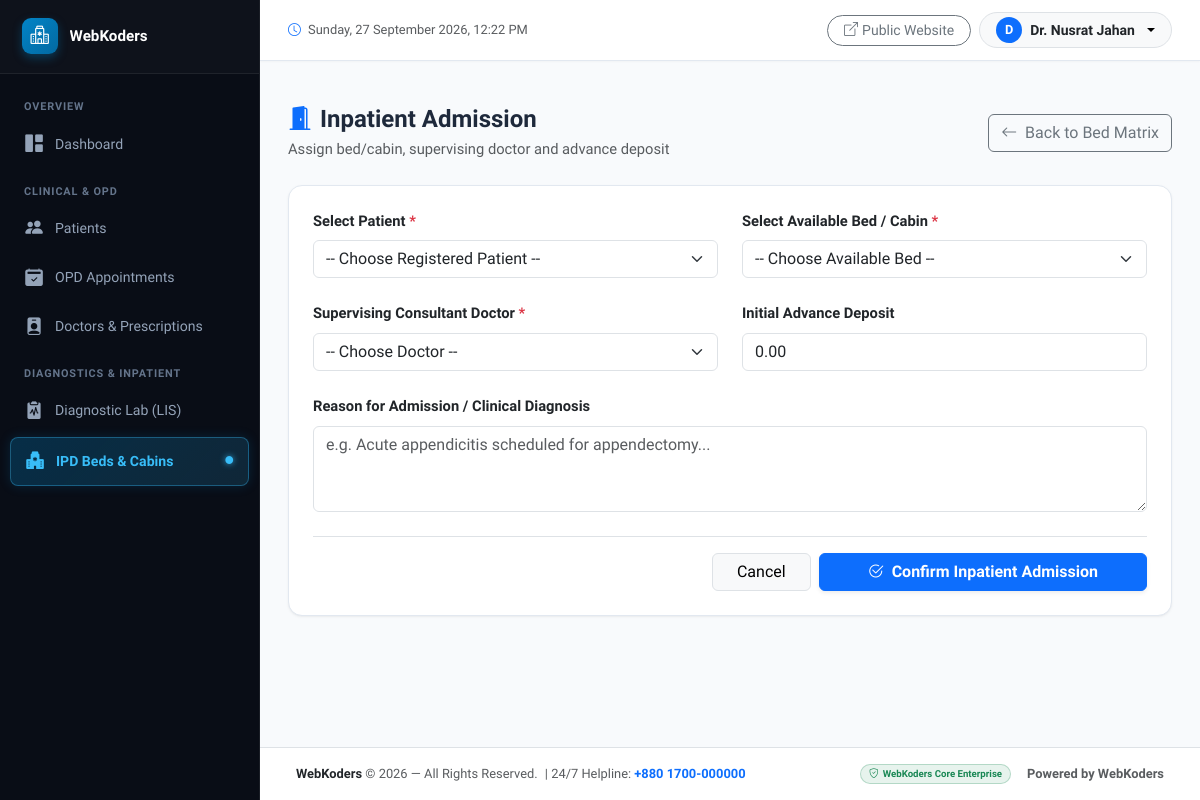
The page /wards/admit/ (signed in) on the database its author committed.
### billing/models.py (models this page shows, shortened)
class HospitalSetting(models.Model):
    SMS_PROVIDERS = [
        ('BulkSMSBD', 'BulkSMSBD (Bangladesh)'),
        ('Greenweb', 'Greenweb SMS Gateway'),
        ('SSLWireless', 'SSL Wireless SMS Gateway'),
        ('Custom', 'Custom HTTP SMS API URL'),
    ]
    hospital_name = models.CharField(max_length=200, default="WebKoders Healthcare & Hospital BD")
    hospital_tagline = models.CharField(max_length=255, default="Modern Healthcare & Diagnostic Center")
    reg_license_no = models.CharField(max_length=100, default="DGHS-REG-10492/2026", blank=True, null=True)
    phone = models.CharField(max_length=50, default="01826027203")
    hotline = models.CharField(max_length=50, default="+880 1711-122233", blank=True, null=True)
    email = models.EmailField(default="hospitalsoftwarebd@gmail.com")
    website = models.CharField(max_length=150, default="www.hospitalsoftwarebd.com")
    address = models.TextField(default="437 Shahid Jahanara Imam Road, New Elephant Road, Dhaka-1205")
    currency_symbol = models.CharField(max_length=10, default="৳")
    logo = models.ImageField(upload_to='settings/', blank=True, null=True)
    favicon = models.ImageField(upload_to='settings/', blank=True, null=True)
    pdf_header_banner = models.ImageField(upload_to='settings/', blank=True, null=True, help_text="Banner letterhead for prescription pad & lab reports")
    authorized_signature_seal = models.ImageField(upload_to='settings/', blank=True, null=True, help_text="Official Director/Doctor seal & signature image")
    invoice_footer_note = models.TextField(default="* Payment is non-refundable. Please keep this money receipt for future reference.", blank=True)
    lab_report_footer_note = models.TextField(default="* This is an authorized digital diagnostic laboratory report.", blank=True)
    prescription_footer_note = models.TextField(default="* Take medicines as advised. For emergency, visit our casualty department.", blank=True)
    sms_enabled = models.BooleanField(default=False)
    sms_provider = models.CharField(max_length=30, choices=SMS_PROVIDERS, default='BulkSMSBD')
    sms_api_key = models.CharField(max_length=255, blank=True, null=True)
    sms_sender_id = models.CharField(max_length=50, blank=True, null=True)
    sms_custom_url = models.CharField(max_length=255, blank=True, null=True)
    sms_on_registration = models.BooleanField(default=True)
    sms_on_appointment = models.BooleanField(default=True)
    sms_on_lab_ready = models.BooleanField(default=True)
    updated_at = models.DateTimeField(auto_now=True)
    @classmethod
    def get_settings(cls):
        obj, _ = cls.objects.get_or_create(id=1)
        return obj

### accounts/models.py (models this page shows, shortened)
class User(AbstractUser):
    class Role(models.TextChoices):
        ADMIN = 'ADMIN', 'Admin / Director'
        DOCTOR = 'DOCTOR', 'Doctor'
        RECEPTIONIST = 'RECEPTIONIST', 'Receptionist / Cashier'
        LAB_TECHNICIAN = 'LAB_TECH', 'Lab Technician / Pathologist'
        PHARMACIST = 'PHARMACIST', 'Pharmacist'
        NURSE = 'NURSE', 'Nurse / Ward Staff'
        PATIENT = 'PATIENT', 'Patient'
    role = models.CharField(max_length=20, choices=Role.choices, default=Role.ADMIN)
    phone_number = models.CharField(max_length=20, blank=True, null=True)
    address = models.TextField(blank=True, null=True)
    avatar = models.ImageField(upload_to='avatars/', blank=True, null=True)
    def is_admin(self):
        return self.role == self.Role.ADMIN or self.is_superuser
    def is_doctor(self):
        return self.role == self.Role.DOCTOR
    def is_receptionist(self):
        return self.role == self.Role.RECEPTIONIST
    def is_lab_technician(self):
        return self.role == self.Role.LAB_TECHNICIAN
    def is_pharmacist(self):
        return self.role == self.Role.PHARMACIST

### wards/views.py (the view, shortened to what this page needs)
# urls.py: path('admit/', views.admission_create, name='admission_create'),
@login_required
def admission_create(request):
    pre_pat_id = request.GET.get('patient_id', '')
    pre_bed_id = request.GET.get('bed_id', '')
    patients = Patient.objects.all().order_by('-created_at')[:30]
    available_beds = Bed.objects.filter(status='Available').select_related('ward_type')
    doctors = Doctor.objects.filter(is_active=True)
    return render(request, 'wards/admission_form.html', {
        'patients': patients,
        'available_beds': available_beds,
        'doctors': doctors,
        'pre_pat_id': pre_pat_id,
        'pre_bed_id': pre_bed_id,
    })

### templates/wards/admission_form.html (shortened to what this page needs)
{% extends 'base.html' %}
{% block content %}
<div class="d-flex justify-content-between align-items-center mb-4">
    <div>
        <h4 class="fw-bold mb-1"><i class="bi bi-door-open-fill text-primary me-2"></i>Inpatient Admission</h4>
        <p class="text-muted mb-0">Assign bed/cabin, supervising doctor and advance deposit</p>
    </div>
    <a href="{% url 'ward_bed_status' %}" class="btn btn-outline-secondary">
        <i class="bi bi-arrow-left me-1"></i> Back to Bed Matrix
    </a>
</div>
<div class="card card-custom">
    <div class="card-body p-4">
        <form method="POST">
            <div class="row g-4">
                <div class="col-md-6">
                    <label class="form-label fw-semibold">Select Patient <span class="text-danger">*</span></label>
                    <select name="patient" class="form-select" required>
                        <option value="">-- Choose Registered Patient --</option>
                    </select>
                </div>
                <div class="col-md-6">
                    <label class="form-label fw-semibold">Select Available Bed / Cabin <span class="text-danger">*</span></label>
                    <select name="bed" class="form-select" required>
                        <option value="">-- Choose Available Bed --</option>
                    </select>
                </div>
                <div class="col-md-6">
                    <label class="form-label fw-semibold">Supervising Consultant Doctor <span class="text-danger">*</span></label>
                    <select name="doctor" class="form-select" required>
                        <option value="">-- Choose Doctor --</option>
                    </select>
                </div>
                <div class="col-md-6">
                    <label class="form-label fw-semibold">Initial Advance Deposit</label>
                    <input type="number" step="0.01" name="initial_deposit" class="form-control" placeholder="0.00" value="0.00">
                </div>
                <div class="col-12">
                    <label class="form-label fw-semibold">Reason for Admission / Clinical Diagnosis</label>
                    <textarea name="reason_for_admission" class="form-control" rows="3" placeholder="e.g. Acute appendicitis scheduled for appendectomy..."></textarea>
                </div>
            </div>
            <div class="d-flex justify-content-end gap-2 border-top pt-3 mt-4">
                <a href="{% url 'ward_bed_status' %}" class="btn btn-light border px-4">Cancel</a>
                <button type="submit" class="btn btn-primary px-5 fw-semibold shadow-sm">
                    <i class="bi bi-check2-circle me-1"></i> Confirm Inpatient Admission
                </button>
            </div>
        </form>
    </div>
</div>
{% endblock %}

### templates/base.html (shortened to what this page needs)
<!DOCTYPE html>
<html lang="en">
<head>
    <link href="https://cdn.jsdelivr.net/npm/bootstrap@5.3.3/dist/css/bootstrap.min.css" rel="stylesheet">
    <link rel="stylesheet" href="https://cdn.jsdelivr.net/npm/bootstrap-icons@1.11.3/font/bootstrap-icons.min.css">
    <link href="https://cdn.jsdelivr.net/npm/tom-select@2.3.1/dist/css/tom-select.bootstrap5.min.css" rel="stylesheet">
</head>
<body hx-headers='{"X-CSRFToken": "{{ csrf_token }}"}' hx-boost="true">
    <aside class="sidebar" id="appSidebar">
        <div class="brand">
            {% if hospital_setting.logo %}
                <img src="{{ hospital_setting.logo.url }}" alt="Logo" style="max-height: 36px; max-width: 48px; object-fit: contain;" class="bg-white p-1 rounded-2 shadow-xs">
            {% else %}
                <div class="sidebar-brand-icon">
                    <i class="bi bi-hospital"></i>
                </div>
            {% endif %}
            <div class="overflow-hidden">
                <div class="fw-bold text-white text-truncate" style="font-size: 0.95rem;">{{ hospital_setting.hospital_name|default:"WebKoders" }}</div>
            </div>
        </div>
        <div class="sidebar-menu-wrapper" id="sidebarMenuWrapper">
            <ul class="sidebar-menu">
                <li class="menu-header">Overview</li>
                <li>
                    <a href="{% url 'dashboard' %}" class="{% if request.resolver_match.url_name == 'dashboard' %}active{% endif %}">
                        <i class="bi bi-grid-1x2-fill"></i> Dashboard
                    </a>
                </li>
                {% if request.user.is_admin or request.user.is_receptionist or request.user.is_doctor or request.user.is_lab_technician or request.user.is_pharmacist %}
                <li class="menu-header">Clinical & OPD</li>
                <li>
                    <a href="{% url 'patient_list' %}" class="{% if 'patient' in request.resolver_match.url_name %}active{% endif %}">
                        <i class="bi bi-people-fill"></i> Patients
                    </a>
                </li>
                {% endif %}
                {% if request.user.is_admin or request.user.is_receptionist or request.user.is_doctor %}
                <li>
                    <a href="{% url 'appointment_list' %}" class="{% if 'appointment' in request.resolver_match.url_name %}active{% endif %}">
                        <i class="bi bi-calendar2-check-fill"></i> OPD Appointments
                    </a>
                </li>
                {% endif %}
                {% if request.user.is_admin or request.user.is_doctor %}
                <li>
                    <a href="{% url 'doctor_list' %}" class="{% if 'doctor' in request.resolver_match.url_name or 'prescription' in request.resolver_match.url_name %}active{% endif %}">
                        <i class="bi bi-person-badge-fill"></i> Doctors & Prescriptions
                    </a>
                </li>
                {% endif %}
                {% if request.user.is_admin or request.user.is_doctor or request.user.is_lab_technician or request.user.is_receptionist %}
                <li class="menu-header">Diagnostics & Inpatient</li>
                {% if request.user.is_admin or request.user.is_doctor or request.user.is_lab_technician %}
                <li>
                    <a href="{% url 'lab_orders_list' %}" class="{% if 'lab' in request.resolver_match.url_name and 'test' not in request.resolver_match.url_name %}active{% endif %}">
                        <i class="bi bi-clipboard2-pulse-fill"></i> Diagnostic Lab (LIS)
                    </a>
                </li>
                {% endif %}
                {% if request.user.is_admin or request.user.is_doctor or request.user.is_receptionist %}
                <li>
                    <a href="{% url 'ward_bed_status' %}" class="{% if 'ward' in request.resolver_match.url_name or 'admission' in request.resolver_match.url_name %}active{% endif %}">
                        <i class="bi bi-hospital-fill"></i> IPD Beds & Cabins
                    </a>
                </li>
                {% endif %}
                {% endif %}
            </ul>
        </div>
    </aside>
    <div class="main-content">
        <header class="top-navbar">
            <div class="d-flex align-items-center gap-3">
                <span class="text-muted small">
                    <i class="bi bi-clock me-1 text-primary"></i> {% now "l, d F Y, h:i A" %}
                </span>
            </div>
            <div class="d-flex align-items-center gap-2">
                <a href="{% url 'landing' %}" target="_blank" class="btn btn-sm btn-outline-secondary rounded-pill px-3 d-flex align-items-center gap-1 shadow-xs">
                    <i class="bi bi-box-arrow-up-right"></i>
                    <span class="d-none d-sm-inline">Public Website</span>
                </a>
                <div class="dropdown">
                    <button class="btn btn-light dropdown-toggle d-flex align-items-center gap-2 border shadow-xs rounded-pill px-3 py-1" type="button" id="userProfileDropdown" data-bs-toggle="dropdown" aria-expanded="false">
                        <div class="rounded-circle bg-primary text-white d-flex align-items-center justify-content-center" style="width: 26px; height: 26px; font-size: 0.8rem; font-weight: 700;">
                            {{ request.user.username|first|upper|default:"A" }}
                        </div>
                        <span class="fw-semibold small text-dark">{{ request.user.get_full_name|default:request.user.username|default:"Admin Staff" }}</span>
                    </button>
                </div>
            </div>
        </header>
        <div class="px-4 pt-3 no-print" id="globalMessageContainer">
        </div>
        <main class="content-body">
            {% block content %}{% endblock %}
        </main>
        <footer class="mt-auto py-3 px-4 bg-white border-top no-print">
            <div class="container-fluid d-flex flex-column flex-md-row align-items-center justify-content-between text-muted small gap-2">
                <div>
                    <strong class="text-dark">{{ hospital_setting.hospital_name|default:"Hospital Management System" }}</strong>
                    &copy; {% now "Y" %} — All Rights Reserved.
                    <span class="d-none d-sm-inline ms-1">| 24/7 Helpline: <strong class="text-primary">{{ hospital_setting.helpline_number|default:"+880 1700-000000" }}</strong></span>
                </div>
                <div class="d-flex align-items-center gap-3">
                    <span class="badge bg-success bg-opacity-10 text-success border border-success border-opacity-25 px-2 py-1 rounded-pill">
                        <i class="bi bi-shield-check me-1"></i>WebKoders Core Enterprise
                    </span>
                    <a href="https://webkoders.com" target="_blank" class="text-decoration-none text-muted fw-semibold">
                        Powered by WebKoders
                    </a>
                </div>
            </div>
        </footer>
    </div>
</body>
</html>

### rows shown on the page
HospitalSetting: hospital_name "WebKoders"
User: user.username|first "D", user.get_full_name "Dr. Nusrat Jahan"

### other values the page prints
{{ hospital_setting.helpline_number|default:"+880 1700-000000" }} "+880 1700-000000"
